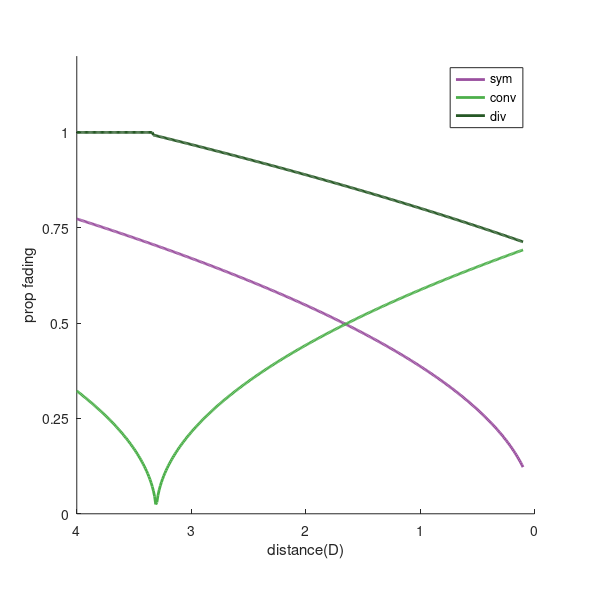

MATLAB code for this plot: (Note: this script raises an error after producing the figure.)
%% Figure 12B

%use geometric analysis predict the proportion monocular at various distances for
%the three configurations (symmetrical, nasal shift, temporal shift)
%then use Eq 8 to predict the amount of fading for different configurations

clear all;
close all;

%fixed parameters 
IPD = 6; %interpupillary distance in cm
Mf = 40; %each eye's field size, in deg

n = 1; %index for storing calculated result

for D = 0.1:0.01:4 %diopters
    d = (1/D)*100; %distance in cm

    for asym_size = [-10 0 10] %amount of asymmetry between left and right half of Mf, nasal angle - temp angle)

        % nasal and temporal halves of the FOV angle
        nasal_half = Mf/2+asym_size/2;
        temp_half = Mf/2-asym_size/2;
        
        %use the x coordinates of Ll Lr Rl Rr (see Figure 10)
        Lr = d * tand(nasal_half) -IPD/2;
        Rl = -d * tand(nasal_half) +IPD/2;
        
        Ll = -d * tand(temp_half) -IPD/2;
        Rr = d * tand(temp_half) +IPD/2;
        
        %the binocular overlap will always be <= total FOV, so it's bounded
        %by the edges with the smaller x coordinate whereas total FOV is bounded by
        %the edges with the larger x coordinate
        max_edge = max([Lr Rr]);
        min_edge = min([Lr Rr]);

        %finding the angles for total FOV and binocular region
        T_fov = 2*atand(max_edge/d);
        B_reg = 2*atand(min_edge/d); %if negative, no binocular overlap
        propBino = B_reg / T_fov;
        
        M_reg = (T_fov - B_reg)/2;
        Mratio = M_reg/Mf; %monocular region to monocular field ratio

        %calculate the amount of fading based on the proportion of
        %monocular region
        if Mratio > 0.5
            Fade = 1;
        else
            Fade = 1.405*sqrt(Mratio);
        end
        
        %set boundaries
        if Fade >1
            Fade =1;
        elseif Fade <0
            Fade = 0;
        end
        
        if asym_size == 0
            data_sym(n,:) = [D d T_fov B_reg Fade Mratio];
        elseif asym_size>0 %nasal - temp > 0 --> nasal shift
            data_conv(n,:) = [D d T_fov B_reg Fade Mratio];
        elseif asym_size<0 %nasal - temp < 0 --> temporal shift
            data_div(n,:) = [D d T_fov B_reg Fade Mratio];
        end

    end
    
    n = n+1;
end

%% make the plot
f = figure('Units', 'centimeters', 'Position', [0.1, 3, 15, 15], 'PaperPositionMode','Auto');
hAx(1) = gca;
hold on;
%plot the different configurations
plot(data_sym(:,1),data_sym(:,5),'-','Color',[154 80 159]./255,'LineWidth',2);
plot(data_conv(:,1),data_conv(:,5),'-','Color',[76 175 74]./255,'LineWidth',2);
plot(data_div(:,1),data_div(:,5),'-','Color',[76 175 74]./255*0.5,'LineWidth',2);
%add a reference line for the monocular field size
plot([0 4],[Mf,Mf],'k--','HandleVisibility','off');

legend('sym','conv','div','Location','Best');
xlabel('diopters (1/meter)');
ylim([0 1.2]);
axis square;
ylabel('prop fading');
yticks([0 0.25 0.5 0.75 1]);
xlabel('distance(D)');
set(hAx(1), 'Xdir', 'reverse')
%add another set of axis for distance in cm
hAx(2)=axes('Position',hAx(1).Position,'XAxisLocation','top','YAxisLocation','right','color','none');
set(hAx(2),'ytick',[]);
xlim([0,4]);
xlist = [0 1 2 3 4];
xticks(xlist);
xticklabels({'infinity','100','50','33','25'})
xlabel('distance(cm)');
set(hAx(2), 'Xdir', 'reverse')
title('Different Frustum Configuration');
axis square;
